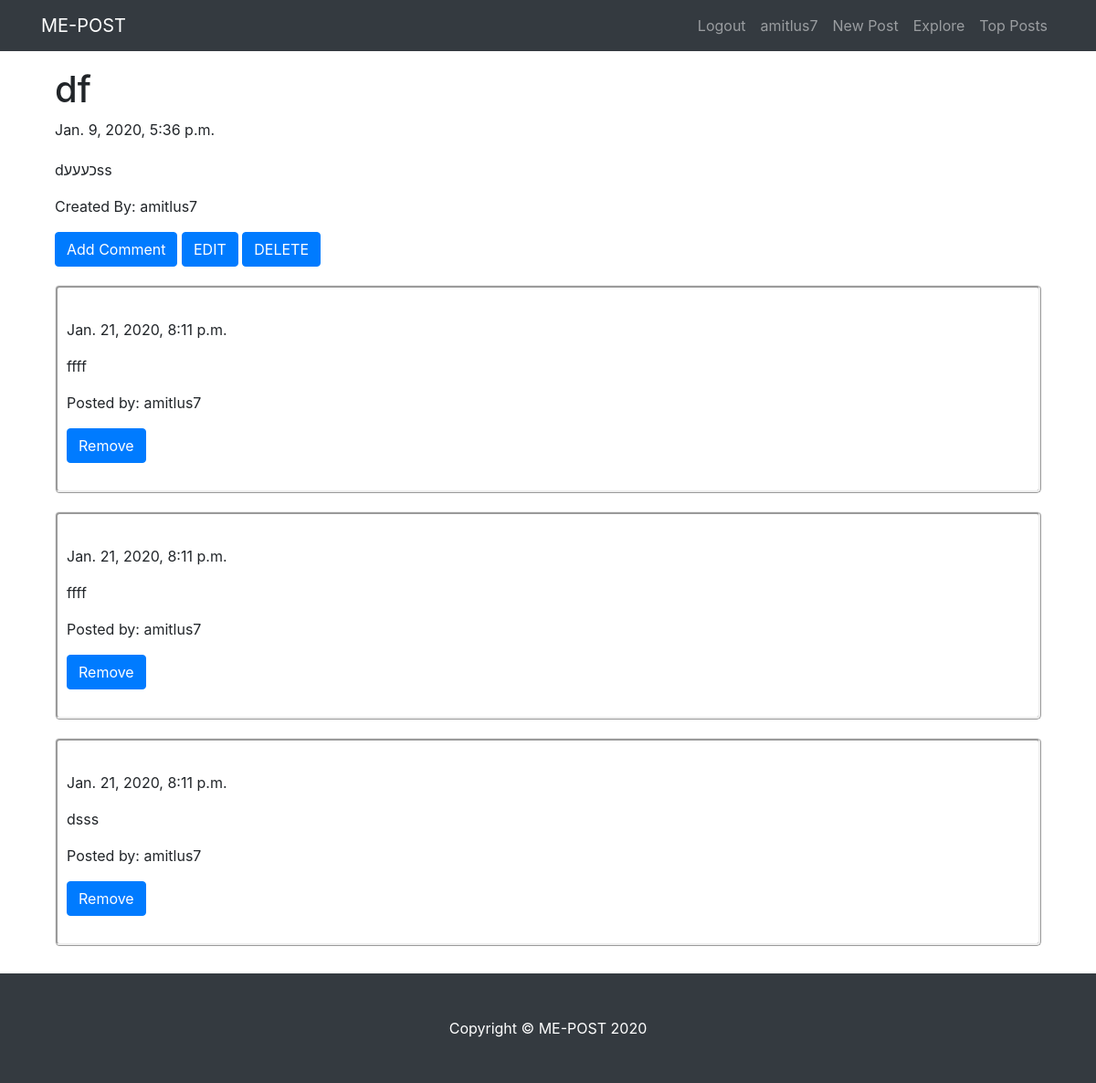
The app's page /TheApp/post/1/ (signed in), older data.
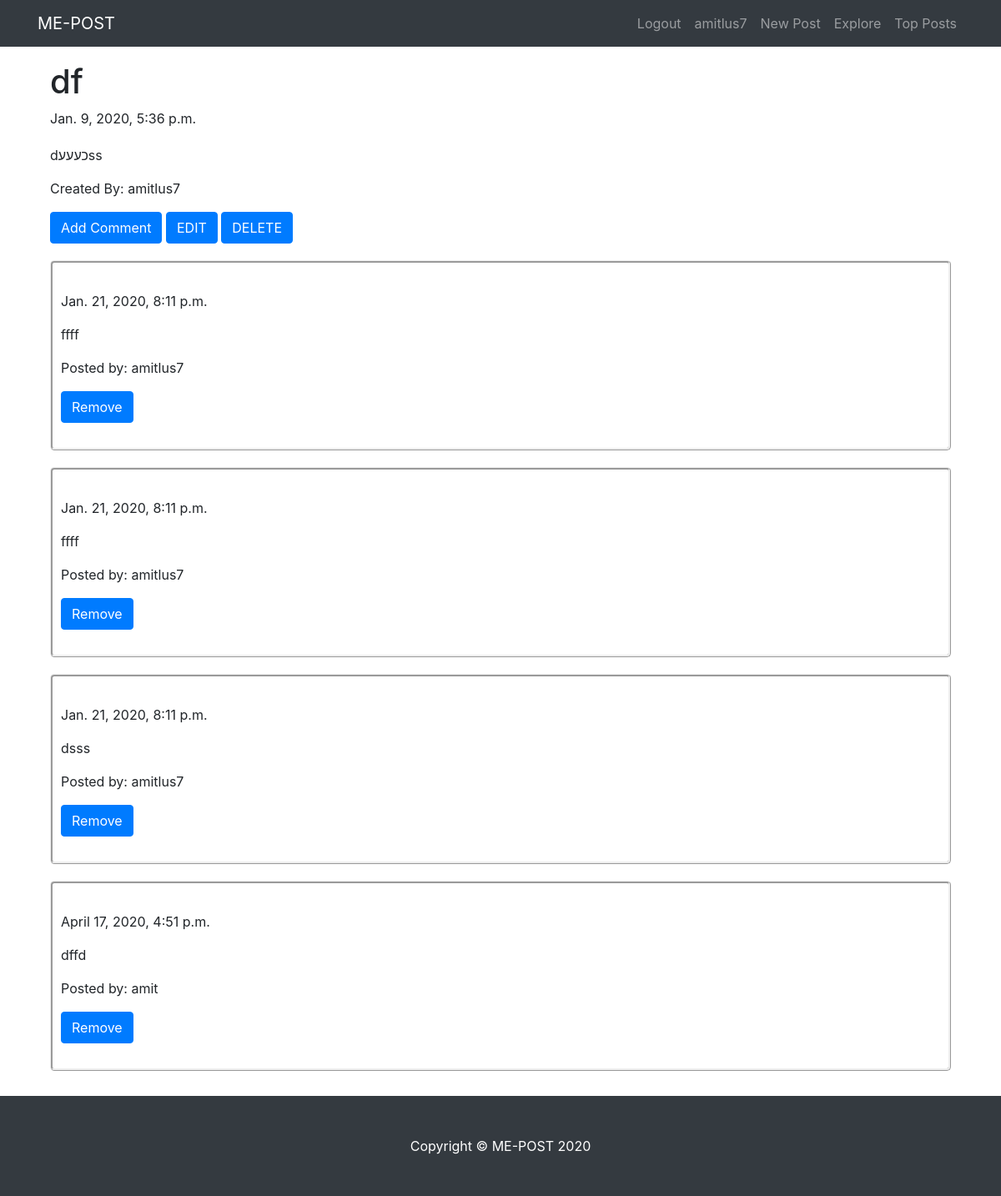
The same page, newer data.
### TheApp/models.py (models this page shows, shortened)
class Comment(models.Model):
    post = models.ForeignKey(Post, related_name='comments', on_delete = models.CASCADE)
    author = models.CharField(max_length=200)
    text = models.TextField()
    create_date = models.DateTimeField(default=timezone.now)
    approved_comment = models.BooleanField(default=False)# הסיבה שלא מחקתי את השדה הזה היא כי אני לא רוצה להרוס את כל הקוד כי הבסיס נתונים כבר נוצר

### TheApp/views.py (the view)
# urls.py: path('post/<int:pk>/', views.PostDetailView.as_view(), name='post_detail'),
class PostDetailView(LoginRequiredMixin, DetailView):
    model = Post
    def get_context_data(self, **kwargs):
        context = super(DetailView, self).get_context_data(**kwargs)
        obj = self.get_object()
        obj.post_views = obj.post_views + 1
        obj.save()
        return context

### templates/TheApp/post_detail.html
{% extends "TheApp/base.html" %}
{% block body_block %}
<div class="container" style="margin-top:50px; margin-bottom:20px;">
  <h1>{{post.title}}</h1>
<div style="margin-bottom:20px;">{{ post.create_date }}</div>
<p>{{ post.text }}</p>
<p>Created By: {{ post.author }}</p>
{% if user.is_authenticated %}
  <a class='btn btn-primary btn-comment' href="{% url 'TheApp:add_comment_to_post' pk=post.pk %}">Add Comment</a>
  {% if user == post.author %}
    <a class='btn btn-primary' href="{% url 'TheApp:post_edit' pk=post.pk %}">EDIT</a>
    <a class='btn btn-primary' href="{% url 'TheApp:post_remove' pk=post.pk %}">DELETE</a>
  {% endif %}
{% endif %}
</div>
<div class="container" style="margin-bottom:150px;">
  {% for comment in post.comments.all %}
  <div class="Misgeret" style= "margin-bottom:20px;">
  <br>
  {{comment.create_date}}
  <p>{{comment.text|linebreaks}}</p>
  <p>Posted by: {{comment.author}}</p>
  {% if user.is_authenticated %}
    {% if user.username == comment.author or user == post.author %}
    <a style="margin-bottom:20px;" class='btn btn-primary' href="{% url 'TheApp:comment_remove' pk=comment.pk %}">Remove</a>
  {% endif %}
  </div>
{% endif %}
  {% empty %}
  <p>No Comments</p>
  {% endfor %}
</div>
{% endblock %}

Row changes from the older to the newer data that the page shows:
added Comment: create_date "April 17, 2020, 4:51 p.m.", text "dffd", author "amit", shows "Remove"
